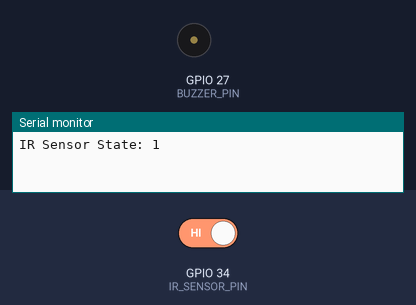
Simulated run of this sketch. Board: ESP32. On the bench: buzzer (waves = sounding, pin HIGH), the last lines printed to the serial monitor. The test bench sets the inputs (shaded band); at power-on: GPIO 34 (IR_SENSOR_PIN) HIGH. WiFi joins after 1.5 s; servers stay silent unless stated.

Above: at 3.0 s.
3.1 s: GPIO 34 (IR_SENSOR_PIN) driven LOW
At 4.6 s:
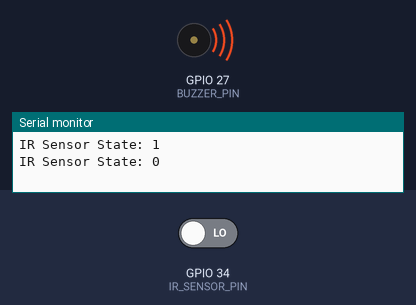
5.3 s: GPIO 34 (IR_SENSOR_PIN) driven HIGH
At 6.1 s:
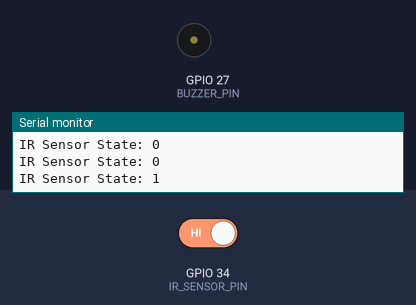
Timing chart, 0 to 8.3 s (numbered marks = the images above; inputs shaded):
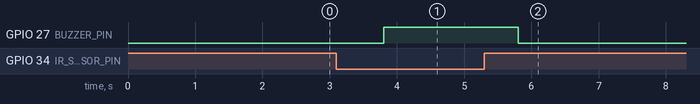

The sketch:

ESP32_IR_Sensor.ino
```cpp
// Author: Prateek
// www.justdoelectronics.com
// https://www.youtube.com/c/JustDoElectronics

#define BLYNK_TEMPLATE_ID "TMPLjOi0Rz-W"
#define BLYNK_DEVICE_NAME "esp32"
#define BLYNK_AUTH_TOKEN "UF3ok0_l0VkhTDS-WD1gWZ65DdhnHpwx"

#define BLYNK_PRINT Serial

#include <WiFi.h>
#include <WiFiClient.h>
#include <BlynkSimpleEsp32.h>

// WiFi credentials
char auth[] = BLYNK_AUTH_TOKEN;
char ssid[] = "prateeksingh";
char pass[] = "singh@@12345";

BlynkTimer timer;

// Pin Definitions
#define IR_SENSOR_PIN 34
#define BUZZER_PIN 27

// Virtual pin for Blynk
#define VPIN_IR_SENSOR V1

void checkIRSensor() {
  int ir_state = digitalRead(IR_SENSOR_PIN);  // HIGH or LOW
  Serial.print("IR Sensor State: ");
  Serial.println(ir_state);

  if (ir_state == LOW) {
    digitalWrite(BUZZER_PIN, HIGH);         // Turn buzzer ON
    Blynk.virtualWrite(VPIN_IR_SENSOR, 1);  // Send alert to Blynk
    Blynk.logEvent("ir_alert", "⚠️ IR Sensor Triggered!");
  } else {
    digitalWrite(BUZZER_PIN, LOW);          // Turn buzzer OFF
    Blynk.virtualWrite(VPIN_IR_SENSOR, 0);  // Send safe status to Blynk
  }
}

void setup() {
  Serial.begin(115200);

  pinMode(IR_SENSOR_PIN, INPUT);
  pinMode(BUZZER_PIN, OUTPUT);
  digitalWrite(BUZZER_PIN, LOW);

  // Connect to Blynk
  Blynk.begin(auth, ssid, pass);

  // Check IR sensor every second
  timer.setInterval(1000L, checkIRSensor);
}

void loop() {
  Blynk.run();
  timer.run();
}
```

Measured:
- after the input at 3.1 s, GPIO 27 (BUZZER_PIN): LOW → HIGH after 0.70 s
- after the input at 5.3 s, GPIO 27 (BUZZER_PIN): HIGH → LOW after 0.50 s
